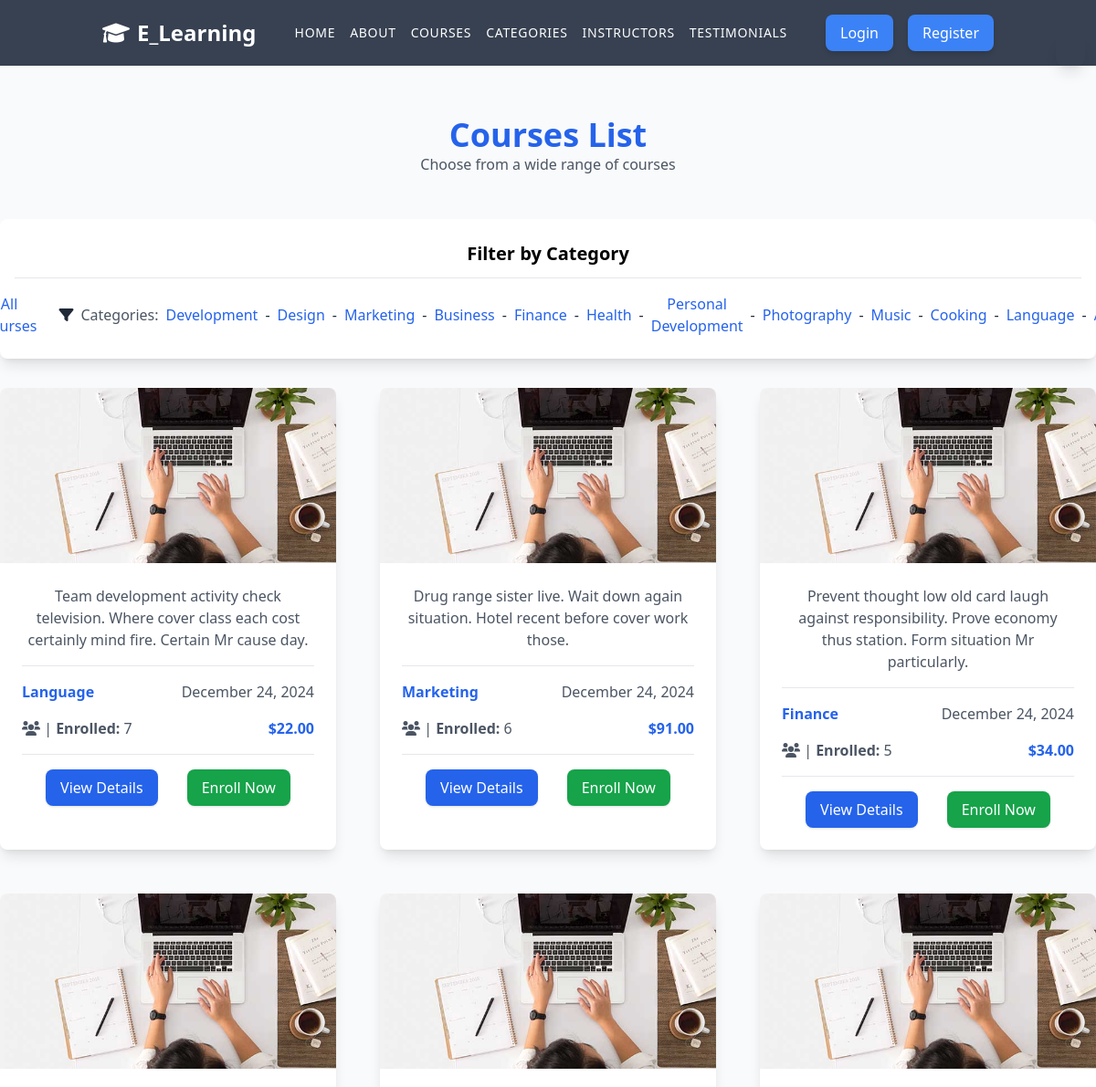
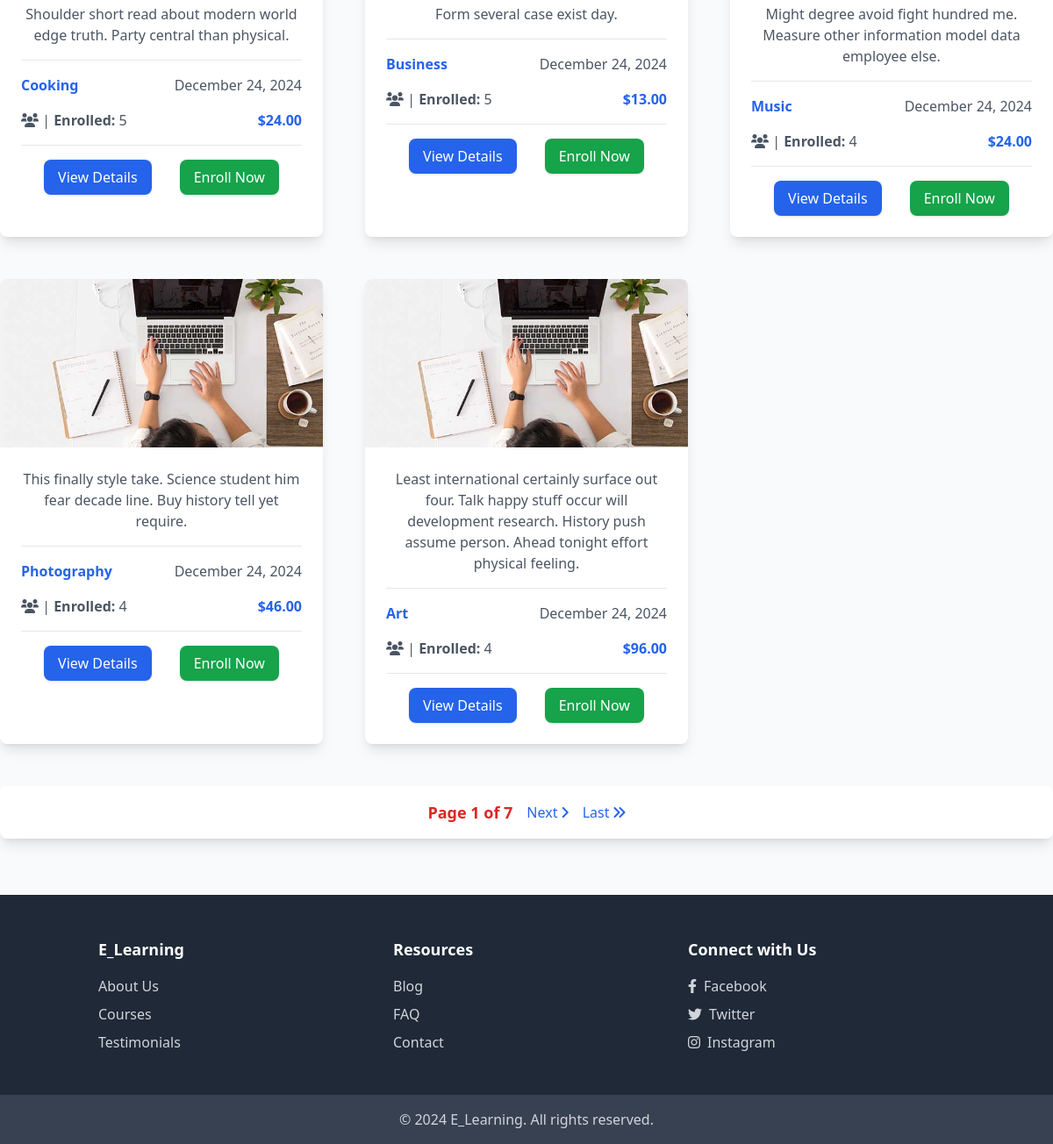
Page /courses/ on the committed database (2 pictures, top to bottom).
### courses/models.py (models this page shows, shortened)
class Category(models.Model):
    name = models.CharField(max_length=255)
    description = models.TextField()
    created_at = models.DateTimeField(auto_now_add=True)
    def __str__(self):
        return self.name

class Course(models.Model):
    title = models.CharField(max_length=255)
    description = models.TextField()
    price = models.DecimalField(max_digits=10, decimal_places=2, default=0)
    rating = models.FloatField(
        default=0.0,
        validators=[MinValueValidator(0), MaxValueValidator(5)]
    )
    instructor = models.ForeignKey(
        settings.AUTH_USER_MODEL,
        on_delete=models.CASCADE,
        related_name='courses',
        null=True,
        blank=True
    )
    category = models.ForeignKey(
        Category,
        on_delete=models.CASCADE,
        related_name='courses',
        null=True,
        blank=True
    )
    created_at = models.DateTimeField(auto_now_add=True)

### courses/views.py (the view)
# urls.py: path('courses/', course_list, name='course_list'),
def course_list(request):
    if request.GET.get('category'):
        courses = Course.objects.filter(
            category__id=request.GET.get('category'))
    else:
        courses = Course.objects.all()
    courses = courses.annotate(enrolled=Count(
        'enrollment')).order_by('-enrolled')
    categories = Category.objects.all()
    page = int(request.GET.get('page', 1))
    paginator = Paginator(courses, 8)
    page_obj = paginator.get_page(page)
    return render(request, 'courses/course_list.html', {'courses': page_obj, 'categories': categories})

### templates/courses/course_list.html (shortened to what this page needs)
{% extends "base.html" %}
{% load static %}
{% block content %}
<section id="courses-list" class="py-16 bg-gray-50">
    <div class="max-w-7xl mx-auto text-center">
        <div class="mb-12">
            <h2 class="text-4xl font-semibold text-blue-600">Courses List</h2>
            <p class="text-gray-600">Choose from a wide range of courses</p>
        </div>
        <div class="mb-8 px-4 bg-white rounded-lg shadow-lg py-6">
            <h3 class="text-xl font-semibold text-black mb-4 border-b pb-3">Filter by Category</h3>
            <div class="flex justify-center gap-6">
                <a href="{% url 'course_list' %}" class="text-blue-600 hover:text-blue-800">All Courses</a>
                <div class="flex justify-center items-center gap-2">
                    <i class="fas fa-filter"></i><span class="text-gray-600">Categories:</span>
                    {% for category in categories %}
                        <a href="{% url 'course_list' %}?category={{ category.id }}" class="text-blue-600 hover:text-blue-800">{{ category.name }}</a>{% if not forloop.last %} - {% endif %}
                    {% endfor %}
                </div>
            </div>
        </div>
        <div class="grid grid-cols-1 sm:grid-cols-2 lg:grid-cols-3 xl:grid-cols-4 gap-12">
            {% for course in courses %}
            <div class="bg-white rounded-lg shadow-lg overflow-hidden transform transition duration-300 hover:scale-105 hover:shadow-xl">
                <div class="relative">
                    <img src="{% static 'images/course-2.jpg'%}" alt="Course Image" class="w-full h-48 object-cover"/>
                </div>
                <div class="p-6">
                    <p class="text-gray-600 mb-4">{{ course.description }}</p>
                    <div class="flex justify-between items-center mt-4 border-t border-gray-200 pt-4">
                        <span class="text-blue-600 font-semibold">{{ course.category }}</span>
                        <span class="text-gray-600">{{ course.created_at|date:"F d, Y" }}</span>
                    </div>
                    <div class="flex justify-between items-center mt-4">
                        <span class="text-gray-600">
                            <i class="fas fa-users"></i> | <span class="font-semibold">Enrolled:</span>
                            {{ course.enrolled }}
                        </span>
                        <span class="text-blue-600 font-semibold">${{ course.price }}</span>
                    </div>
                    <div class="mt-4 space-x-4 flex justify-center items-center gap-4 border-t border-gray-200 pt-4">
                        <a href="{% url 'course_detail' course.id %}" class="bg-blue-600 hover:bg-blue-700 text-white py-2 px-4 rounded-lg shadow transition duration-300">
                            View Details
                        </a>
                        <a href="{% url 'enroll_in_course' course.id %}" class="bg-green-600 hover:bg-green-700 text-white py-2 px-4 rounded-lg shadow transition duration-300">
                            Enroll Now
                        </a>
                    </div>
                </div>
            </div>
            {% endfor %}
        </div>
        <div class="mt-12 space-x-4 flex justify-center items-center bg-white p-4 rounded-lg shadow-lg">
            <span class="text-red-600 font-semibold text-lg">
                Page {{ courses.number }} of {{ courses.paginator.num_pages }}
            </span>
            {% if courses.has_next %}
            <a href="?page={{ courses.next_page_number }}" class="text-blue-600 hover:text-blue-800">
                Next <i class="fas fa-angle-right"></i>
            </a>
            <a href="?page={{ courses.paginator.num_pages }}" class="text-blue-600 hover:text-blue-800">
                Last <i class="fas fa-angle-double-right"></i>
            </a>
            {% endif %}
        </div>
    </div>
</section>
{% endblock content %}

### rows in the picture
Category: name "Development"
Category: name "Design"
Category: name "Marketing"
Category: name "Business"
Category: name "Finance"
Category: name "Health"
Category: name "Personal Development"
Category: name "Photography"
Category: name "Music"
Category: name "Cooking"
Category: name "Language"
Course: description "Team development activity check television. Where cover class each cost certainly mind fire. Certain Mr cause day.", category "Language", created_at "December 24, 2024", enrolled "7", price "22.00"
Course: description "Drug range sister live. Wait down again situation. Hotel recent before cover work those.", category "Marketing", created_at "December 24, 2024", enrolled "6", price "91.00"
Course: description "Prevent thought low old card laugh against responsibility. Prove economy thus station. Form situation Mr particularly.", category "Finance", created_at "December 24, 2024", enrolled "5", price "34.00"
Course: description "Shoulder short read about modern world edge truth. Party central than physical.", category "Cooking", created_at "December 24, 2024", enrolled "5", price "24.00"
Course: description "Form several case exist day.", category "Business", created_at "December 24, 2024", enrolled "5", price "13.00"
Course: description "Might degree avoid fight hundred me. Measure other information model data employee else.", category "Music", created_at "December 24, 2024", enrolled "4", price "24.00"
Course: description "This finally style take. Science student him fear decade line. Buy history tell yet require.", category "Photography", created_at "December 24, 2024", enrolled "4", price "46.00"
Course: description "Least international certainly surface out four. Talk happy stuff occur will development research. History push assume person. Ahead tonight effort physical feeling.", category "Art", created_at "December 24, 2024", enrolled "4", price "96.00"

### other values in the picture
{{ courses.number }} "1"
{{ courses.paginator.num_pages }} "7"
